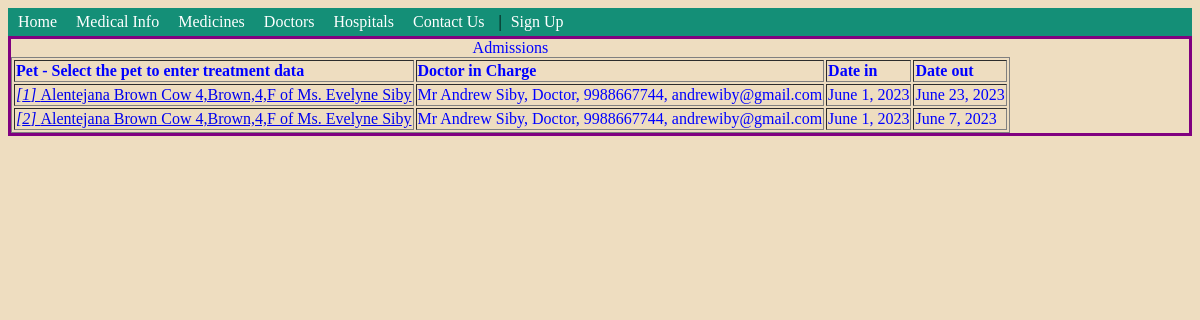
/vhms1/admission_by_doctor_data/, run on the app's committed database.
### vhmsapp/models.py (models this page shows, shortened)
class Admission(models.Model):
    admissiondate = models.DateField(verbose_name="Admission Date", blank=True, default=timezone.now)
    dischargedate = models.DateField(blank=True, verbose_name="Discharge Date", default=timezone.now)
    animal = models.ForeignKey(Animal, verbose_name='Animal_ID', on_delete=models.CASCADE,
        blank=True, null=True)
    admitedby = models.ForeignKey(Doctor, verbose_name="Dctor in charege of admission",
        on_delete=models.CASCADE, blank=True, null=True)
    def __str__(self):
        return f"{self.animal} - {self.admitedby} << {self.admissiondate},  {self.dischargedate} >>"
    class Meta:
        verbose_name_plural = "Admission"

class Animal(models.Model):
    name = models.CharField(max_length=100, default="", verbose_name="Animal Name ", blank=True, null=True)
    species = models.CharField(max_length=100, default="", verbose_name="Animal Species", blank=True, null=True)
    breed = models.CharField(max_length=100, default="", verbose_name="Animal Breed", blank=True, null=True)
    owner = models.ForeignKey(Person, verbose_name='Owner', on_delete=models.CASCADE, blank=True, null=True)
    colour = models.CharField(max_length=30, default="Black", verbose_name="Animal Colour", blank=True, null=True)
    age = models.IntegerField(default=1)
    gender = models.CharField(max_length=1, choices=(('M', 'Male'), ('F', 'Female')), blank=True, null=True)
    image = models.ImageField(upload_to='pet_images/', blank=True, null=True)
    note = models.CharField(max_length=225, verbose_name="Note", blank=True, default="")
    def __str__(self):
        return f"{self.name},{self.colour},{self.age},{self.gender} of {self.owner}"
    class Meta:
        verbose_name_plural = "Animals"

class Person(models.Model):
    title = models.CharField(max_length=10, default="Mr", verbose_name="Title")
    fname = models.CharField(max_length=50, default="", verbose_name="First Name")
    lname = models.CharField(max_length=50, default="", verbose_name="Last Name")
    house = models.CharField(max_length=50, blank=True, verbose_name="House Name")
    street = models.CharField(max_length=50, blank=True, verbose_name="Street")
    locality = models.CharField(max_length=50, blank=True, verbose_name="Locality")
    city = models.CharField(max_length=50, blank=True, verbose_name="City")
    state = models.CharField(max_length=50, blank=True, verbose_name="State", default="Kerala")
    pin = models.IntegerField(default=670645, verbose_name="PIN Code")
    phone = models.CharField(max_length=50, blank=True, verbose_name="Phone Numbers")
    email = models.EmailField(max_length=100, blank=True, verbose_name="Email Id")
    birthdate = models.DateField(verbose_name="Date of Birth", blank=True, null=True)
    profile_image = models.ImageField(upload_to='profile_images/', blank=True, null=True)
    loginid = models.CharField(max_length=40, verbose_name="Login Id", blank=True, null=True)
    password = models.CharField(max_length=20, verbose_name="Password", blank=True, null=True)
    forget_password_hint_question = models.CharField(
        max_length=100, default="Name of the first school you studied", verbose_name="Forget Password Hint Question",
        blank=True, null=True
    )
    forget_password_hint_answer = models.CharField(
        max_length=100, default="vjec@fml", verbose_name="Forget Password Hint Answer", blank=True, null=True
    )
    address = models.CharField(max_length=30, default="Chemberi")
    zip_code = models.CharField(max_length=10, default="670764")
    def __str__(self):
        return f"{self.title} {self.fname} {self.lname}"
    class Meta:
        verbose_name_plural = "People"

class Doctor(models.Model):
    person = models.OneToOneField(Person, verbose_name='Person Data', on_delete=models.CASCADE, blank=True, null=True)
    hospital = models.ForeignKey(Hospital, verbose_name='Hospital', on_delete=models.CASCADE, blank=True, null=True)
    designation = models.CharField(max_length=60, verbose_name="Designation", default="Doctor")
    joindate = models.DateField(verbose_name="Date of Join", blank=True, null=True)
    exitdate = models.DateField(verbose_name="Date of Exit", blank=True, null=True)
    qualifications = models.CharField(max_length=100, default=" DVM, DACVIM")
    experience = models.TextField()
    specialty = models.CharField(max_length=100,blank=True, null=True)
    education = models.TextField(max_length=1000,blank=True, null=True)
    departments = models.ManyToManyField(Department, blank=True)
    def __str__(self):
        return f"{self.person}, {self.designation}, {self.person.phone}, {self.person.email}"
    class Meta:
        verbose_name_plural = "Doctors"

### vhmsapp/views.py (the view)
# urls.py: path('admission_by_doctor_data/', views.admission_by_doctor_data, name='hospital_list'),
def admission_by_doctor_data(request):
    from .forms import AdmdissionForm
    if request.method=="POST":
        form = AdmdissionForm(request.POST)
        if  form.is_valid():
            form.save()
            return redirect("/vhms/admission_by_doctor_data/")
    else:
        form=AdmdissionForm()
        animals=Animal.objects.order_by('name')
        doctors=Doctor.objects.order_by('person')
        admissions=Admission.objects.order_by('animal')
        print(*admissions)
        return render(request, 'AdmissionForm.html',
            {'dataform': form, 'pets':animals, 'doctors':doctors, 'admissions':admissions})

### vhmsapp/templates/AdmissionForm.html (shortened to what this page needs)
<!DOCTYPE html>
<html>
     <head>
        {% include "Menu.html" %}
     </head>
<body bgcolor="#EEDDC0">
<div style="border-style:solid; border-size:2px;text-align:left; color:blue; border-color:purple; " >
		<table border=".5" style="border-style: solid;" >
			<caption>Admissions</caption>
	<tr><th>Pet - Select the pet to enter treatment data </th><th>Doctor in Charge</th><th>Date in</th><th>Date out</th>
{% for row in admissions %}
	<tr>
		<td><a href="/vhms/treatement/{{row.id}}/"><em>[{{row.id}}] </em>{{row.animal}}</a></td>
		<td>{{row.admitedby}}</td>
		<td>{{row.admissiondate}}</td>
		<td>{{row.dischargedate}}</td>
	</tr>
{% endfor %}
		</table>
</div>
</body>
</html>

### data on the page
Admission: id "1", animal "Alentejana Brown Cow 4,Brown,4,F of Ms. Evelyne Siby", admitedby "Mr Andrew Siby, Doctor, 9988667744, andrewiby@gmail.com", admissiondate "June 1, 2023", dischargedate "June 23, 2023"
Admission: id "2", animal "Alentejana Brown Cow 4,Brown,4,F of Ms. Evelyne Siby", admitedby "Mr Andrew Siby, Doctor, 9988667744, andrewiby@gmail.com", admissiondate "June 1, 2023", dischargedate "June 7, 2023"
